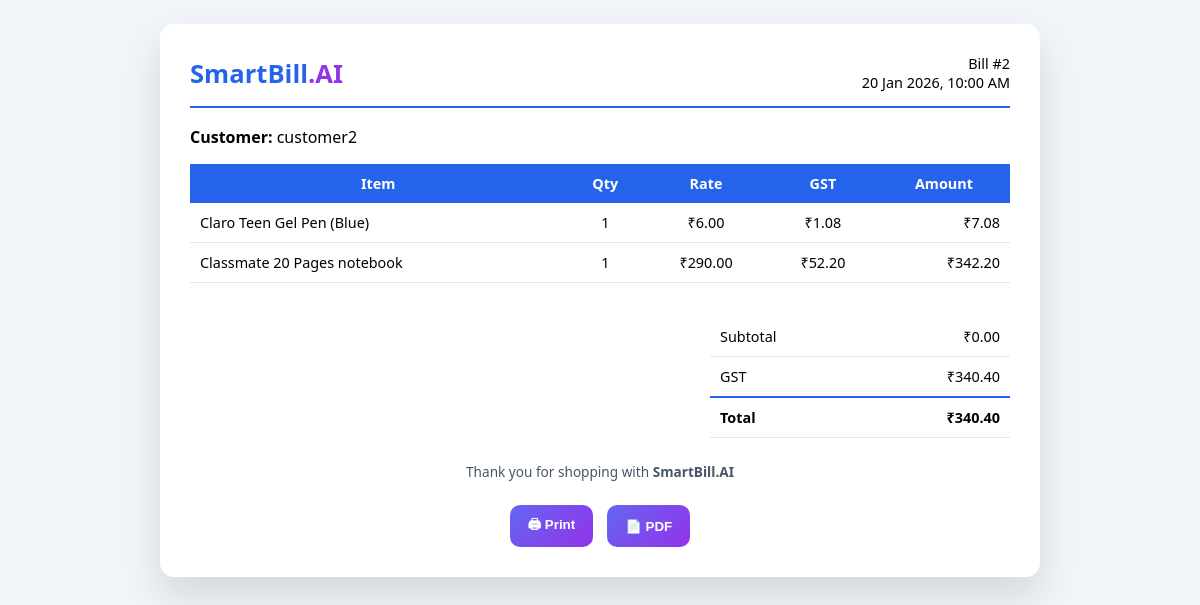
/billing/view/2 (signed in), run on the app's committed database.
### models.py (models this page shows, shortened)
class Bill(db.Model):
    id = db.Column(db.Integer, primary_key=True)
    customer_name = db.Column(db.String(100), nullable=False)
    bill_date = db.Column(db.DateTime, default=datetime.utcnow)
    total = db.Column(db.Float, default=0.0)
    customer_id = db.Column(
    db.Integer,
    db.ForeignKey("customers.id"),
    nullable=True
)
    customer = db.relationship("Customer", backref="bills")

class BillItem(db.Model):
    id = db.Column(db.Integer, primary_key=True)
    bill_id = db.Column(
        db.Integer,
        db.ForeignKey("bill.id"),
        nullable=False
    )
    product_id = db.Column(
        db.Integer,
        db.ForeignKey("product.id"),
        nullable=False
    )
    quantity = db.Column(db.Integer, nullable=False)
    subtotal = db.Column(db.Float, nullable=False)
    product = db.relationship("Product")
    bill = db.relationship(
        "Bill",
        backref=db.backref("items", lazy=True)
    )

class Product(db.Model):
    id = db.Column(db.Integer, primary_key=True)
    name = db.Column(db.String(100), nullable=False)
    price = db.Column(db.Float, nullable=False, default=0.0)
    gst = db.Column(db.Float, default=0.18)
    stock = db.Column(db.Integer, nullable=False, default=0)
    category = db.Column(db.String(50), default="Uncategorized")

### routes/billing.py (the view)
@bp.route("/view/<int:bill_id>", methods=["GET"])
@login_required
def view_bill(bill_id):
    bill = Bill.query.get_or_404(bill_id)
    items = BillItem.query.filter_by(bill_id=bill.id).all()
    return render_template("view_bill.html", bill=bill, items=items, user=current_user)

### app.py (called while the page is built)
@login_manager.user_loader
def load_user(user_id):
    return User.query.get(int(user_id))

### templates/view_bill.html (shortened to what this page needs)
<!doctype html>
<html lang="en">
  <head>
  </head>
  <body>
    <div class="invoice">
      <div class="header">
        <div class="brand">SmartBill<span>.AI</span></div>
        <div class="meta">
          Bill #{{ bill.id }}<br />
          {{ bill.bill_date.strftime("%d %b %Y, %I:%M %p") }}
        </div>
      </div>
      <p><strong>Customer:</strong> {{ bill.customer_name }}</p>
      <table>
        <thead>
          <tr>
            <th>Item</th>
            <th>Qty</th>
            <th>Rate</th>
            <th>GST</th>
            <th>Amount</th>
          </tr>
        </thead>
        <tbody>
          {% set subtotal = 0 %} {% for item in items %} {% set rate =
          item.subtotal / item.quantity %} {% set gst = rate * item.quantity *
          0.18 %} {% set subtotal = subtotal + item.subtotal %}
          <tr>
            <td>{{ item.product.name }}</td>
            <td>{{ item.quantity }}</td>
            <td>₹{{ "%.2f"|format(rate) }}</td>
            <td>₹{{ "%.2f"|format(gst) }}</td>
            <td>₹{{ "%.2f"|format(item.subtotal + gst) }}</td>
          </tr>
          {% endfor %}
        </tbody>
      </table>
      <div class="totals">
        <table>
          <tr>
            <td>Subtotal</td>
            <td style="text-align: right">₹{{ "%.2f"|format(subtotal) }}</td>
          </tr>
          <tr>
            <td>GST</td>
            <td style="text-align: right">
              ₹{{ "%.2f"|format(bill.total - subtotal) }}
            </td>
          </tr>
          <tr>
            <td>Total</td>
            <td style="text-align: right">₹{{ "%.2f"|format(bill.total) }}</td>
          </tr>
        </table>
      </div>
      <div class="footer">
        Thank you for shopping with <strong>SmartBill.AI</strong>
      </div>
      <div class="actions">
        <button id="printBtn">🖨 Print</button>
        <button id="pdfBtn">📄 PDF</button>
      </div>
    </div>
  </body>
</html>

### templates/view_bill.html (style rules this page uses)
body { font-family: "Segoe UI", system-ui, sans-serif; background: #f1f5f9; margin: 0; padding: 24px; }
.invoice { max-width: 820px; margin: auto; background: white; padding: 30px; border-radius: 14px; box-shadow: 0 20px 40px rgba(0, 0, 0, 0.12); }
.header { display: flex; justify-content: space-between; align-items: center; border-bottom: 2px solid #2563eb; padding-bottom: 14px; margin-bottom: 18px; }
.brand { font-size: 1.6rem; font-weight: 800; color: #2563eb; }
.brand span { color: #9333ea; }
.meta { text-align: right; font-size: 0.9rem; }
table { width: 100%; border-collapse: collapse; margin-top: 16px; }
th { background: #2563eb; color: white; padding: 10px; font-size: 0.9rem; }
td { padding: 10px; border-bottom: 1px solid #e5e7eb; font-size: 0.9rem; }
td:nth-child(2), td:nth-child(3), td:nth-child(4) { text-align: center; }
td:last-child { text-align: right; }
.totals { margin-top: 18px; display: flex; justify-content: flex-end; }
.totals table { width: 300px; }
.totals tr:last-child td { font-weight: 700; border-top: 2px solid #2563eb; }
.footer { margin-top: 24px; text-align: center; font-size: 0.85rem; color: #475569; }
.actions { display: flex; justify-content: center; gap: 14px; margin-top: 24px; }
.actions button { padding: 10px 18px; border-radius: 10px; border: none; font-weight: 600; cursor: pointer; background: linear-gradient(135deg, #6366f1, #9333ea); color: white; }

### data on the page
Bill: id "2", bill_date "20 Jan 2026, 10:00 AM", customer_name "customer2", bill.total-subtotal "340.40", total "340.40"
BillItem: product.name "Claro Teen Gel Pen (Blue)", quantity "1", subtotal "6.00", gst "1.08", item.subtotal+gst "7.08"
BillItem: product.name "Classmate 20 Pages notebook", quantity "1", subtotal "290.00", gst "52.20", item.subtotal+gst "342.20"

### other printed values
{{ "%.2f"|format(subtotal) }} "0.00"
